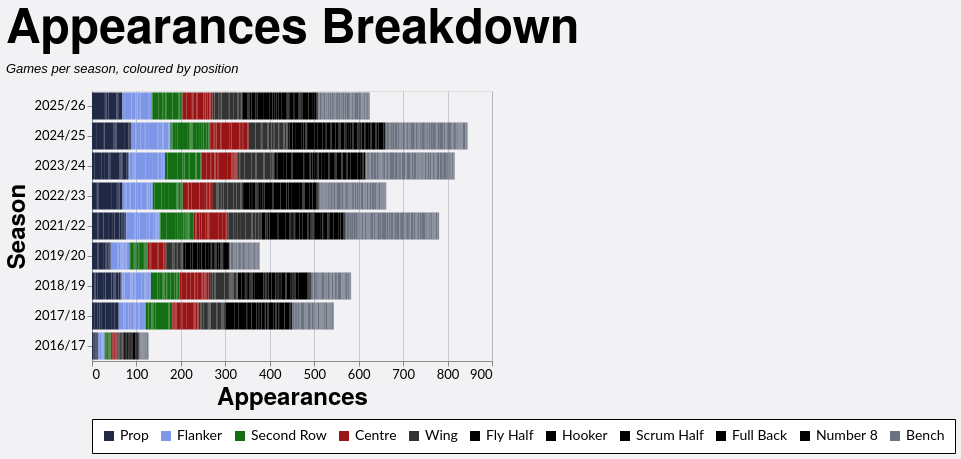

Vega-Lite specification for this chart:
### Vega-Lite specification from a JSON file in a GitHub repository (floating-point values rounded to 4 significant figures; data arrays with more than 128 entries replaced by an {"elided": "..."} marker saying what was removed)
{"config": {"axis": {"labelFont": "Lato, sans-serif", "titleFont": "PT Sans Narrow, Helvetica Neue, Helvetica, Arial, sans-serif", "labelFontSize": 13, "titleFontSize": 24, "gridColor": "#202947", "gridOpacity": 0.2}, "header": {"labelFont": "PT Sans Narrow, Helvetica Neue, Helvetica, Arial, sans-serif", "titleFont": "PT Sans Narrow, Helvetica Neue, Helvetica, Arial, sans-serif", "labelFontSize": 24, "titleFontSize": 28, "labelFontWeight": "bold", "orient": "left"}, "legend": {"labelFont": "Lato, sans-serif", "titleFont": "PT Sans Narrow, Helvetica Neue, Helvetica, Arial, sans-serif", "labelFontSize": 14, "titleFontSize": 16, "titlePadding": 5, "fillColor": "white", "strokeColor": "black", "padding": 10, "titleFontWeight": "lighter", "titleFontStyle": "italic", "titleColor": "gray", "offset": 10}, "title": {"font": "PT Sans Narrow, Helvetica Neue, Helvetica, Arial, sans-serif", "fontSize": 48, "fontWeight": "bold", "anchor": "start", "align": "center", "titlePadding": 20, "subtitlePadding": 10, "subtitleFontSize": 13, "subtitleColor": "", "subtitleFontStyle": "italic", "offset": 15, "color": "black"}, "axisX": {"labelAngle": 0}, "facet": {"title": null, "header": null, "align": {"row": "each", "column": "each"}}, "resolve": {"scale": {"y": "independent", "facet": "independent"}}, "background": "#f2f1f4", "scale": {"offsetBandPaddingOuter": 0.2, "offsetBandPaddingInner": 0.1}}, "data": {"name": "data-fa683cbedc36c4ae8e1176e685bd5447"}, "mark": {"type": "bar"}, "encoding": {"color": {"field": "color_value", "legend": {"orient": "bottom", "title": null}, "scale": {"domain": ["Prop", "Flanker", "Second Row", "Centre", "Wing", "Fly Half", "Hooker", "Scrum Half", "Full Back", "Number 8", "Bench"], "range": ["#202946", "#7d96e8", "#146f14", "#991515", "#333333", "#000000", "#000000", "#000000", "#000000", "#000000", "#6b7280"]}, "type": "nominal"}, "order": {"field": "stack_order", "type": "quantitative"}, "tooltip": [{"field": "player", "title": "Player", "type": "nominal"}, {"field": "season", "title": "Season", "type": "nominal"}, {"field": "color_value", "title": "Position", "type": "nominal"}, {"aggregate": "sum", "field": "apps", "title": "Appearances", "type": "quantitative"}], "x": {"aggregate": "sum", "field": "apps", "title": "Appearances", "type": "quantitative"}, "y": {"field": "season", "sort": {"field": "season_sort", "op": "max", "order": "descending"}, "title": "Season", "type": "nominal"}}, "height": {"step": 30}, "title": {"text": "Appearances Breakdown", "subtitle": "Games per season, coloured by position"}, "width": 400, "$schema": "https://vega.github.io/schema/vega-lite/v5.20.1.json", "datasets": {"data-fa683cbedc36c4ae8e1176e685bd5447": {"elided": "2507 records"}}}
